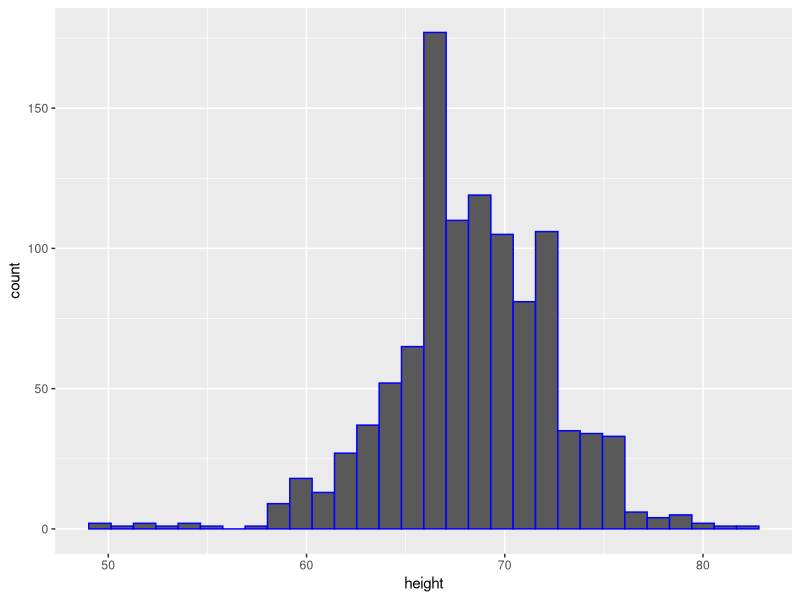
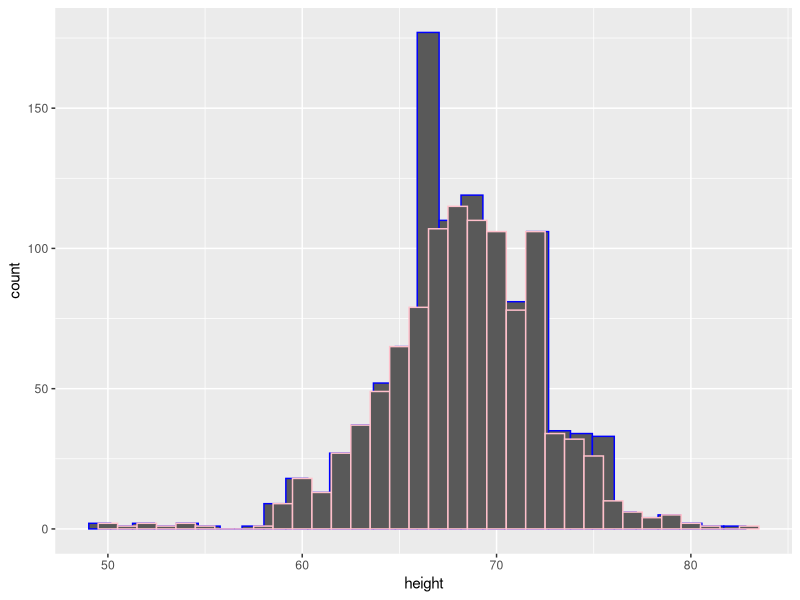
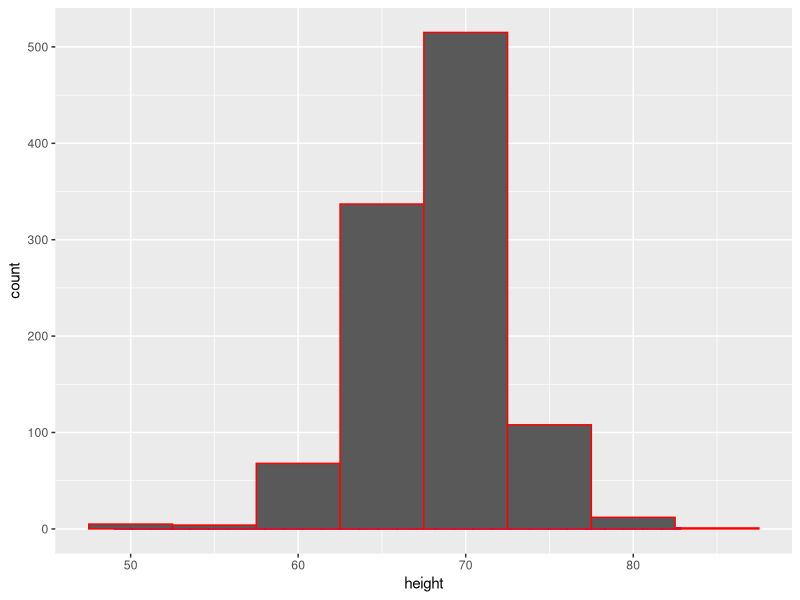
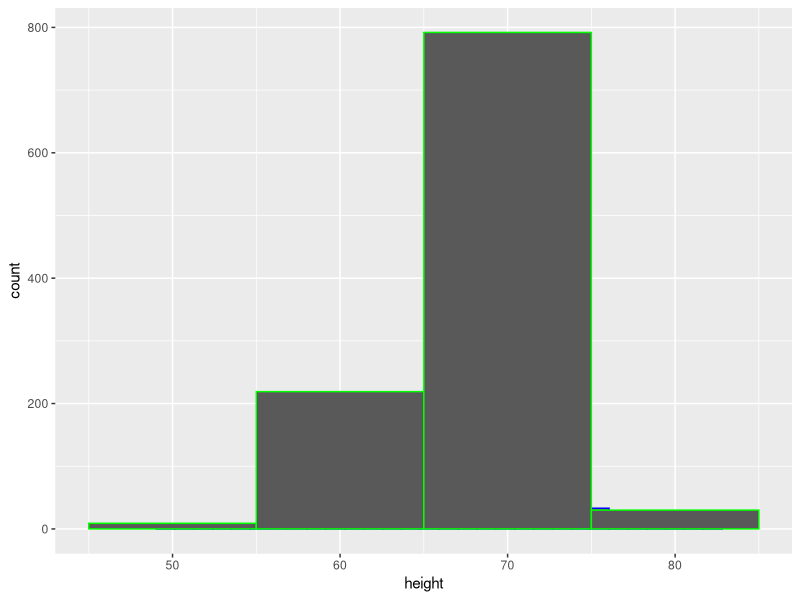
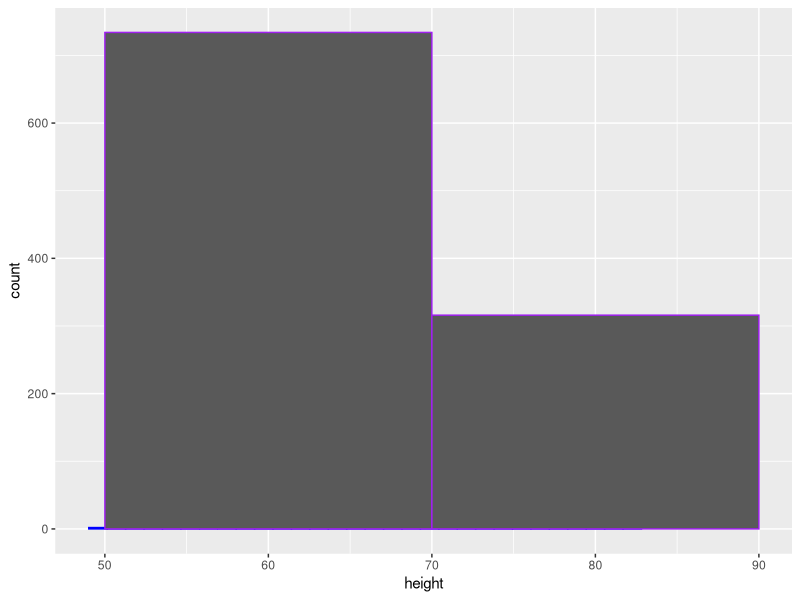
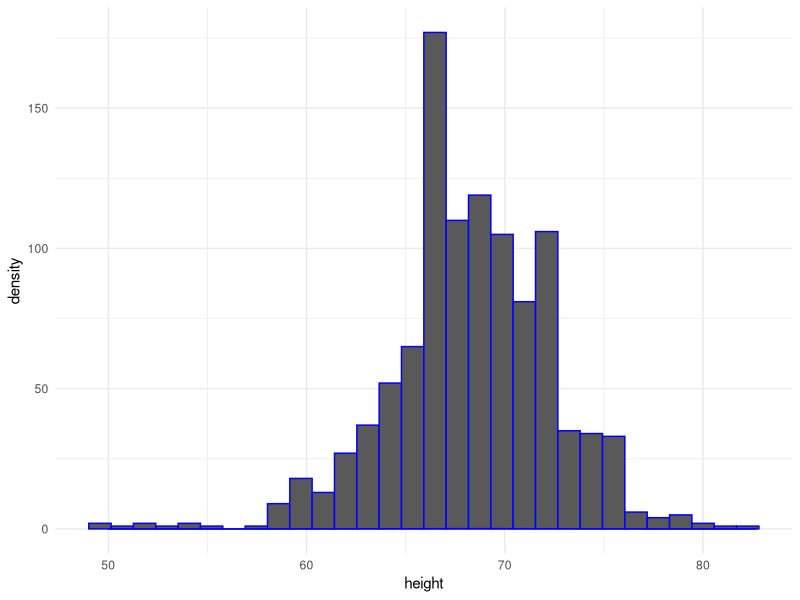
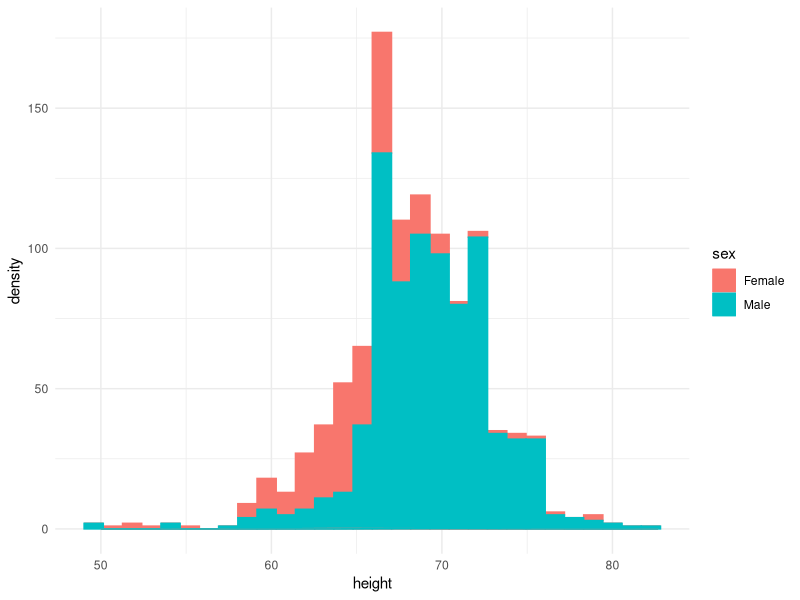
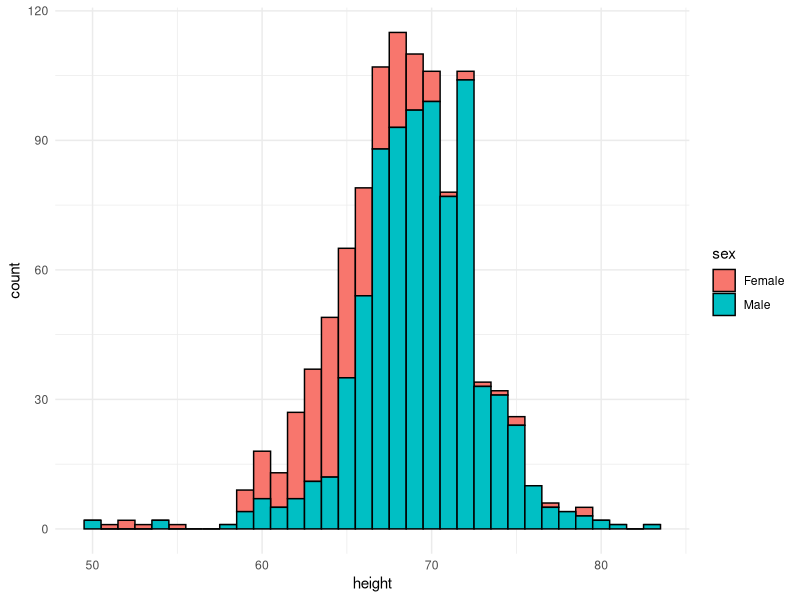

The R script that drew these images, in order:
## ---- chunk 1
knitr::opts_chunk$set(echo = TRUE)
library(tidyverse)
## ---- chunk 2
library(dslabs) 
data(heights)
glimpse(heights)
## ---- chunk 3
y <- ggplot(data=heights, aes(x=height))+geom_histogram(color="blue")
y

## ---- chunk 4
y + geom_histogram(binwidth = 1, color="pink")
y + geom_histogram(binwidth = 5, color= "red")
y + geom_histogram(binwidth = 10, color="green")
y + geom_histogram(binwidth = 20, color="purple")
## ---- chunk 5
y + geom_density(color = "blue", fill = "lightblue",alpha=.6) +
  theme_minimal()

## ---- chunk 6
y_bysex <- ggplot(data = heights, aes(x = height, color = sex,fill=sex)) +
  geom_histogram() + geom_density(alpha=.5) +
  theme_minimal()
y_bysex
## ---- chunk 7
ggplot(data = heights, aes(x = height, fill = sex)) +
  geom_histogram(binwidth = 1, color = "black")+ 
  theme_minimal()
ggplot(data = heights, aes(x = height, color = sex)) +
  geom_histogram(binwidth = 1, fill = "white") +
  theme_minimal()

## ---- chunk 8
ggplot(data = heights, aes(x = height, fill = sex)) +
  geom_histogram(binwidth = 1, color = "black", alpha = 0.5) +
  theme_minimal()


## ---- chunk 9
ggplot(data = heights, aes(x = sex, y = height, fill = sex)) +
  geom_boxplot() +
theme_minimal()
## ---- chunk 10
mean_median <- heights %>% summarize(
  mean_data=mean(height),
  median_data=median(height)
)
mean_median
## ---- chunk 11
mean_median_by_sex <- heights %>% 
  group_by(sex) %>% 
  summarize(
    mean_data = mean(height, na.rm = TRUE),
    median_data = median(height, na.rm = TRUE)
  )

mean_median_by_sex


## ---- chunk 12
tallest_woman <- heights %>% 
  filter(sex == "Female") %>% 
  summarize(max_height = max(height, na.rm = TRUE))


shortest_man <- heights %>% 
  filter(sex == "Male") %>% 
  summarize(min_height = min(height, na.rm = TRUE))

tallest_woman
shortest_man


## ---- chunk 13
library(pscl) # loads in the package that has this data. 
## You might need to install this...

# data for presidental elections
votedata <-  presidentialElections
glimpse(votedata)
## ---- chunk 14
democratic_votes_2000 <- votedata %>%
  filter(year == 2000) %>%
  select(state, demVote,south)

y1 <- ggplot(data = democratic_votes_2000, aes(x = reorder(state, demVote), y = demVote)) +
  geom_col(fill = "blue", color = "black") +
  labs(
    title = "Democratic Vote by State (2000)",
    x = "State",
    y = "Democratic Votes"
  ) +
  theme_minimal() 
y1



## ---- chunk 15
y1+ coord_flip() 



## ---- chunk 16
y1 <- ggplot(data = democratic_votes_2000, aes(x = reorder(state, demVote), y = demVote)) +
  geom_col(fill = "blue", color = "black") +  coord_flip() 
  labs(
    title = "Democratic Vote by State (2000)",
    x = "State",
    y = "Democratic Votes"
  ) +
  theme_minimal() 
y1

## ---- chunk 17
ggplot(data = democratic_votes_2000, aes(x = reorder(state, demVote), y = demVote, fill = south)) +
  geom_col() +
  facet_wrap(~south) + 
  coord_flip() +  
  labs(
    title = "Democratic Vote by State (2000) by South",
    x = "State",
    y = "Democratic Votes",
    fill = "Southern State"
  ) +
  theme_minimal()


## ---- chunk 18
ggplot(data = democratic_votes_2000, aes(x = reorder(state, demVote), y = demVote, color = south)) +
  geom_col(fill = "white") +  
  facet_wrap(~south) + 
  coord_flip() +  
  labs(
    title = "Democratic Vote by State (2000) by South",
    x = "State",
    y = "Democratic Votes",
    color = "Southern State"
  ) +
  theme_minimal()


## ---- chunk 19
votes_2008_2016 <- votedata %>%
  filter(year %in% c(2008, 2016))


ggplot(data = votes_2008_2016, aes(x = reorder(state, demVote), y = demVote, fill = year)) +
  geom_col() +
  facet_wrap(~year) +  # Facet by year
  coord_flip() +  
  labs(
    title = "Democratic Vote by State (2008 and 2016)",
    subtitle = "Comparison Across Election Years",
    x = "State",
    y = "Democratic Votes",
    fill = "Year"
  ) +
  theme_minimal()



## ---- chunk 20
ggplot(data = votes_2008_2016, aes(x = reorder(state, demVote), y = demVote, fill = year)) +
  geom_col() +
  geom_hline(yintercept = 50, linetype = "dashed", color = "red") +  
  facet_wrap(~year) +  
  coord_flip() +  
  labs(
    title = "Democratic Vote by State (2008 and 2016)",
    subtitle = "Comparison Across Election Years",
    x = "State",
    y = "Democratic Votes",
    fill = "Year"
  ) +
  theme_minimal()


## ---- chunk 21
library(maps)
votedata$state <- tolower(votedata$state)  ## states need to be lowercase for linking

states_map <- map_data("state") ## this gives us the lat and long for each point of each state.
  
map_plot <-  ggplot(data =  votedata %>% filter(year == 2008), aes(map_id = state)) +
    geom_map(aes(fill = demVote), map = states_map) +
    expand_limits(x = states_map$long, y = states_map$lat)
map_plot  
## ---- chunk 22
map_plot <-  ggplot(data =  votedata %>% filter(year == 2016), aes(map_id = state)) +
  geom_map(aes(fill = demVote), map = states_map)+
  expand_limits(x = states_map$long, y = states_map$lat)
map_plot  
## ---- chunk 23
map_plot <- ggplot(data = votedata %>% filter(year == 2008), aes(map_id = state)) +
  geom_map(aes(fill = south), map = states_map) +
  expand_limits(x = states_map$long, y = states_map$lat) +
  labs(
    title = "Southern States Highlighted (2008)",
    fill = "Southern State" # Update legend label
  ) +
  theme_minimal()

map_plot


## ---- chunk 24
library(dplyr)

average_votes <- votedata %>%
  group_by(year, south) %>%  
  summarize(avg_dem_vote = mean(demVote, na.rm = TRUE))

average_votes


## ---- chunk 25
ggplot(data = average_votes, aes(x = year, y = avg_dem_vote, color = south)) +
  geom_line(linewidth = 1) +   
  labs(
    title = "Average Democratic Votes by Region Over Time",
    subtitle = "Comparison of North vs South",
    x = "Year",
    y = "Average Democratic Votes",
    color = "Region"
  ) +
  theme_minimal()


## ---- chunk 26
library(palmerpenguins)
glimpse(penguins)
## ---- chunk 27
library(ggplot2)
library(palmerpenguins)

ggplot(data = penguins, aes(x = species, y = body_mass_g)) +
  geom_boxplot() +
  labs(
    title = "Distribution of Body Mass by Penguin Species",
    x = "Species",
    y = "Body Mass (g)"
  ) +
  theme_minimal()


## ---- chunk 28
ggplot(data = penguins, aes(x = species, y = body_mass_g)) +
  geom_boxplot() +
  geom_point(color = "blue", alpha = 0.6) + 
  labs(
    title = "Body Mass Distribution with Points",
    x = "Species",
    y = "Body Mass (g)"
  ) +
  theme_minimal()


## ---- chunk 29
ggplot(data = penguins, aes(x = species, y = body_mass_g)) +
  geom_boxplot() +
  geom_jitter(color = "blue", alpha = 0.6, width = 0.2) + 
  labs(
    title = "Body Mass Distribution with Jittered Points",
    x = "Species",
    y = "Body Mass (g)"
  ) +
  theme_minimal()


## ---- chunk 30
ggplot(data = penguins, aes(x = species, y = body_mass_g)) +
  geom_jitter(color = "blue", alpha = 0.6, width = 0.2) + 
  geom_boxplot(alpha = 0.7) +  
  labs(
    title = "Body Mass Distribution: Boxplot on Top",
    x = "Species",
    y = "Body Mass (g)"
  ) +
  theme_minimal()



## ---- chunk 31
ggplot(data = penguins, aes(x = species, y = body_mass_g)) +
  geom_violin(fill = "lightblue", alpha = 0.7) + # Use violin plot instead of boxplot
  geom_jitter(color = "blue", alpha = 0.6, width = 0.2) + # Add jittered points
  labs(
    title = "Violin Plot of Body Mass by Species",
    x = "Species",
    y = "Body Mass (g)"
  ) +
  theme_minimal()



## ---- chunk 32
library(dplyr)
library(ggplot2)
library(palmerpenguins)

# 1. Count the number of male and female penguins for each species
sex_count <- penguins %>%
  group_by(species, sex) %>%
  summarize(count = n(), .groups = "drop")

print(sex_count)

# 2. Find the average penguin mass for each island
island_mass <- penguins %>%
  group_by(island) %>%
  summarize(avg_mass = mean(body_mass_g, na.rm = TRUE))

print(island_mass)

# 3. Find the average bill length by sex
bill_length_by_sex <- penguins %>%
  group_by(sex) %>%
  summarize(avg_bill_length = mean(bill_length_mm, na.rm = TRUE))

print(bill_length_by_sex)

# 4. Plot bill_length vs bill_depth for female penguins
bill_plot <- ggplot(data = penguins %>% filter(sex == "female"), aes(x = bill_length_mm, y = bill_depth_mm)) +
  geom_point(color = "purple") +
  labs(
    title = "Bill Length vs Bill Depth (Female Penguins)",
    x = "Bill Length (mm)",
    y = "Bill Depth (mm)"
  ) +
  theme_minimal()

print(bill_plot)

# 5. Plot flipper length vs body mass, faceted by island and colored by species
flipper_body_plot <- ggplot(data = penguins, aes(x = flipper_length_mm, y = body_mass_g, color = species)) +
  geom_point() +
  facet_wrap(~island) +
  labs(
    title = "Flipper Length vs Body Mass by Island",
    x = "Flipper Length (mm)",
    y = "Body Mass (g)",
    color = "Species"
  ) +
  theme_minimal()

print(flipper_body_plot)

# 6. Plot the density of flipper length, colored by sex
flipper_density_plot <- ggplot(data = penguins, aes(x = flipper_length_mm, fill = sex)) +
  geom_density(alpha = 0.6) +
  labs(
    title = "Density Plot of Flipper Length by Sex",
    x = "Flipper Length (mm)",
    y = "Density",
    fill = "Sex"
  ) +
  theme_minimal()

print(flipper_density_plot)

# 7. Plot the density of body mass, colored by year
body_mass_density_plot <- ggplot(data = penguins, aes(x = body_mass_g, fill = factor(year))) +
  geom_density(alpha = 0.6) +
  labs(
    title = "Density Plot of Body Mass by Year",
    x = "Body Mass (g)",
    y = "Density",
    fill = "Year"
  ) +
  theme_minimal()

print(body_mass_density_plot)
